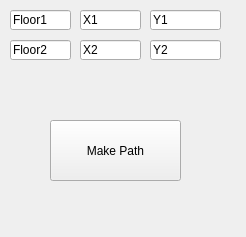
<?xml version="1.0" encoding="UTF-8"?>
<ui version="4.0">
 <class>PathWidget</class>
 <widget class="QWidget" name="PathWidget">
  <property name="geometry">
   <rect>
    <x>0</x>
    <y>0</y>
    <width>246</width>
    <height>237</height>
   </rect>
  </property>
  <property name="cursor">
   <cursorShape>CrossCursor</cursorShape>
  </property>
  <property name="mouseTracking">
   <bool>true</bool>
  </property>
  <property name="windowTitle">
   <string>PathWidget</string>
  </property>
  <property name="toolTipDuration">
   <number>-5</number>
  </property>
  <widget class="QLineEdit" name="lineEdit">
   <property name="geometry">
    <rect>
     <x>10</x>
     <y>10</y>
     <width>61</width>
     <height>20</height>
    </rect>
   </property>
   <property name="text">
    <string>Floor1</string>
   </property>
  </widget>
  <widget class="QLineEdit" name="lineEdit_6">
   <property name="geometry">
    <rect>
     <x>150</x>
     <y>40</y>
     <width>71</width>
     <height>20</height>
    </rect>
   </property>
   <property name="text">
    <string>Y2</string>
   </property>
  </widget>
  <widget class="QLineEdit" name="lineEdit_2">
   <property name="geometry">
    <rect>
     <x>80</x>
     <y>10</y>
     <width>61</width>
     <height>20</height>
    </rect>
   </property>
   <property name="text">
    <string>X1</string>
   </property>
  </widget>
  <widget class="QLineEdit" name="lineEdit_4">
   <property name="geometry">
    <rect>
     <x>10</x>
     <y>40</y>
     <width>61</width>
     <height>20</height>
    </rect>
   </property>
   <property name="text">
    <string>Floor2</string>
   </property>
  </widget>
  <widget class="QLineEdit" name="lineEdit_5">
   <property name="geometry">
    <rect>
     <x>80</x>
     <y>40</y>
     <width>61</width>
     <height>20</height>
    </rect>
   </property>
   <property name="text">
    <string>X2</string>
   </property>
  </widget>
  <widget class="QPushButton" name="pushButton">
   <property name="geometry">
    <rect>
     <x>50</x>
     <y>120</y>
     <width>131</width>
     <height>61</height>
    </rect>
   </property>
   <property name="text">
    <string>Make Path</string>
   </property>
  </widget>
  <widget class="QLineEdit" name="lineEdit_3">
   <property name="geometry">
    <rect>
     <x>150</x>
     <y>10</y>
     <width>71</width>
     <height>20</height>
    </rect>
   </property>
   <property name="text">
    <string>Y1</string>
   </property>
  </widget>
 </widget>
 <tabstops>
  <tabstop>lineEdit</tabstop>
  <tabstop>lineEdit_4</tabstop>
  <tabstop>lineEdit_2</tabstop>
  <tabstop>lineEdit_5</tabstop>
  <tabstop>lineEdit_3</tabstop>
  <tabstop>lineEdit_6</tabstop>
  <tabstop>pushButton</tabstop>
 </tabstops>
 <resources/>
 <connections/>
 <slots>
  <slot>CallPathFinder()</slot>
  <slot>onFloor1Edited(QString)</slot>
  <slot>onFloor2Edited(QString)</slot>
  <slot>onX1Edited(QString)</slot>
  <slot>onX2Edited(QString)</slot>
  <slot>onY2Edited(QString)</slot>
  <slot>onY1Edited(QString)</slot>
 </slots>
</ui>
